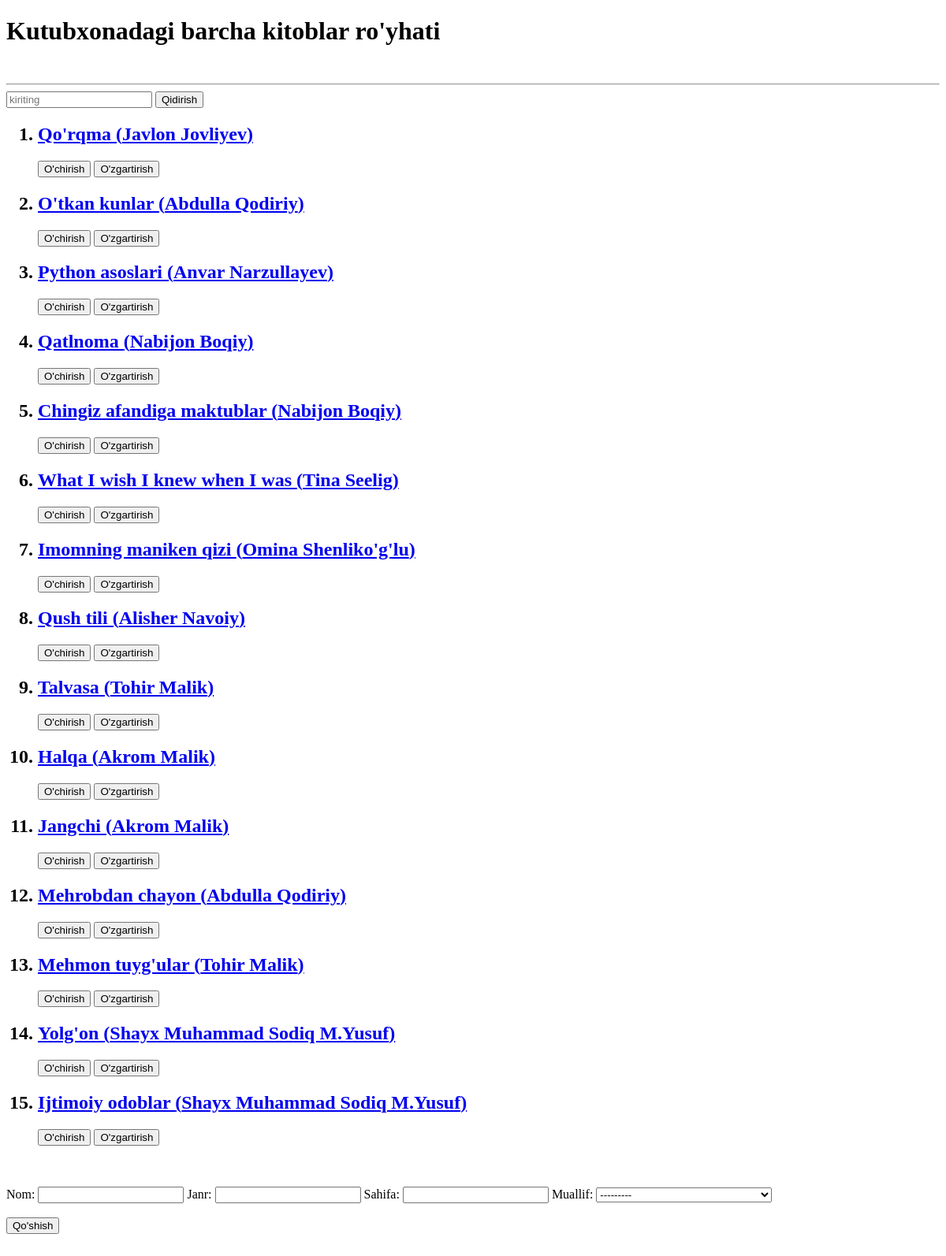
Before: /kitob/ with the older database file.
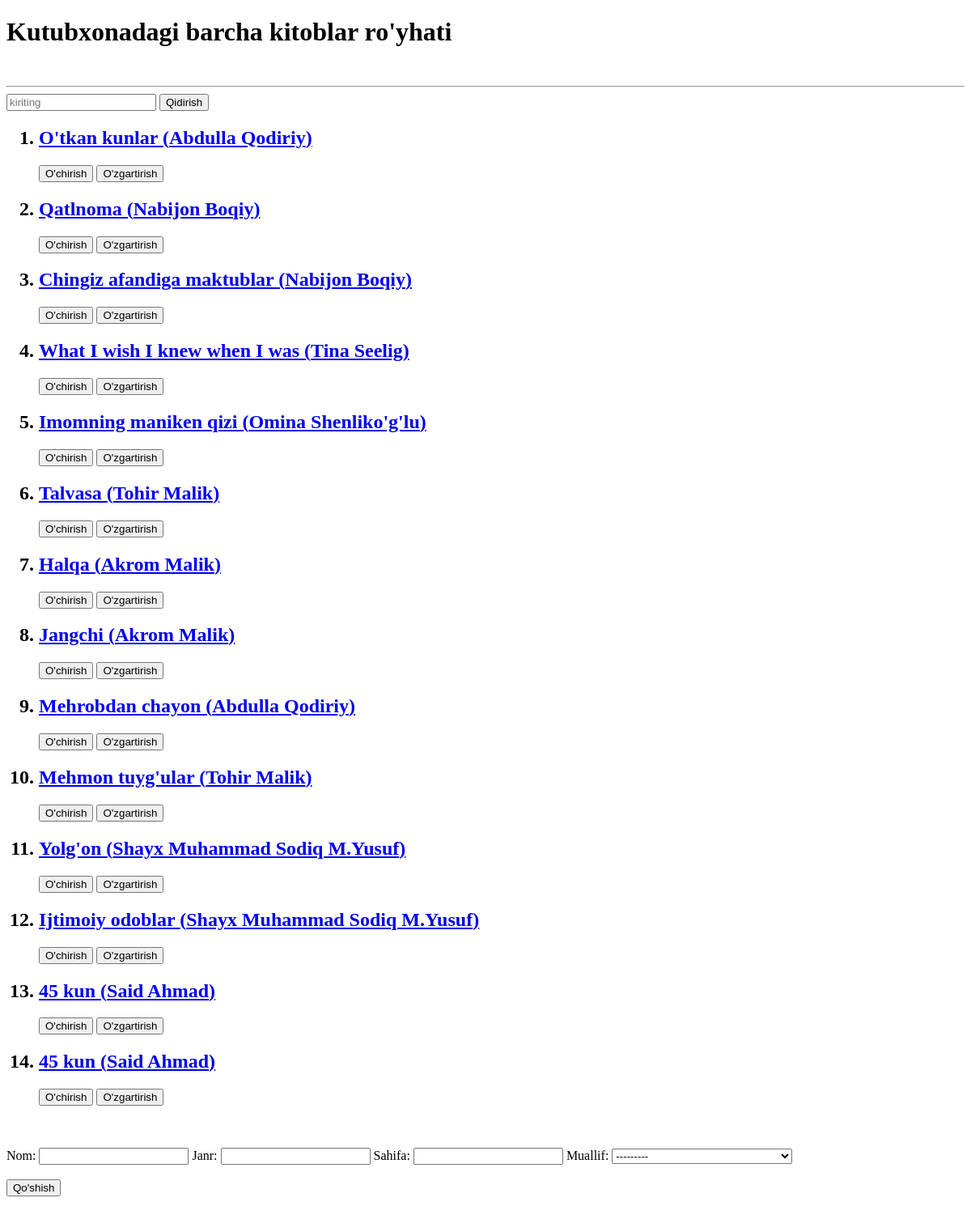
After: the same page with the newer database file.
### asosiy/models.py (models this page shows)
class Kitob(models.Model):
    nom = models.CharField(max_length=30)
    janr = models.CharField(max_length=30)
    sahifa = models.PositiveSmallIntegerField()
    muallif = models.ForeignKey(Muallif, on_delete=models.CASCADE)
    def __str__(self):
        return self.nom

class Muallif(models.Model):
    ism = models.CharField(max_length=30)
    jins = models.CharField(max_length=10, choices=(("Erkak", "Erkak"), ("Ayol", "Ayol")))
    kitoblar_soni = models.PositiveSmallIntegerField()
    tugilgan_yil = models.DateField(blank=True, null=True)
    tirik = models.BooleanField(default=False)
    def __str__(self):
        return self.ism

### asosiy/views.py (the view)
# urls.py: path('kitob/', kitoblar),
def kitoblar(request):
    forma = KitobForm(request.POST)
    if request.method == 'POST':
        if forma.is_valid():
            forma.save()
        return redirect('/kitob/')
    s = Kitob.objects.all()
    soz = request.GET.get("qidiruv_sozi")
    if soz is not None:
        s = Kitob.objects.filter(nom__contains=soz) | Kitob.objects.filter(muallif__ism__contains=soz)
    data = {
        "books": s,
        "muallif": Muallif.objects.all(),
        "forma": KitobForm
    }
    return render(request, "Kitoblar.html", data)

### templates/Kitoblar.html (shortened to what this page needs)
<!DOCTYPE html>
<html lang="en">
<head>
</head>
<body>
<h1>Kutubxonadagi barcha kitoblar ro'yhati</h1>
<br>
<hr>
<form method="get">
    <input type="text" placeholder="kiriting" name="qidiruv_sozi">
    <button>Qidirish</button>
</form>
<ol>
    {% for i in books %}
  <h2><li><a href="/bitta_kitob/{{i.id}}">{{ i }} ({{i.muallif.ism}})</a></li></h2>
    <a href="/kitob_ochir/{{i.id}}"><button>O'chirish</button></a>
    <a href="/kitob_update/{{i.id}}/"><button>O'zgartirish</button></a>
    {% endfor %}
</ol>
<br>
    <br>
    <form method="post">{% csrf_token %}
        {{ forma }}
        <br>
        <br>
        <button>Qo'shish</button>
    </form>
     <br>
    <br>
</body>
</html>

Changed rows visible on the page:
removed Kitob: nom "Qo'rqma", muallif.ism "Javlon Jovliyev"
removed Kitob: nom "Python asoslari", muallif.ism "Anvar Narzullayev"
removed Kitob: nom "Qush tili", muallif.ism "Alisher Navoiy"
added Kitob: nom "45 kun", muallif.ism "Said Ahmad"
added Kitob: nom "45 kun", muallif.ism "Said Ahmad"
